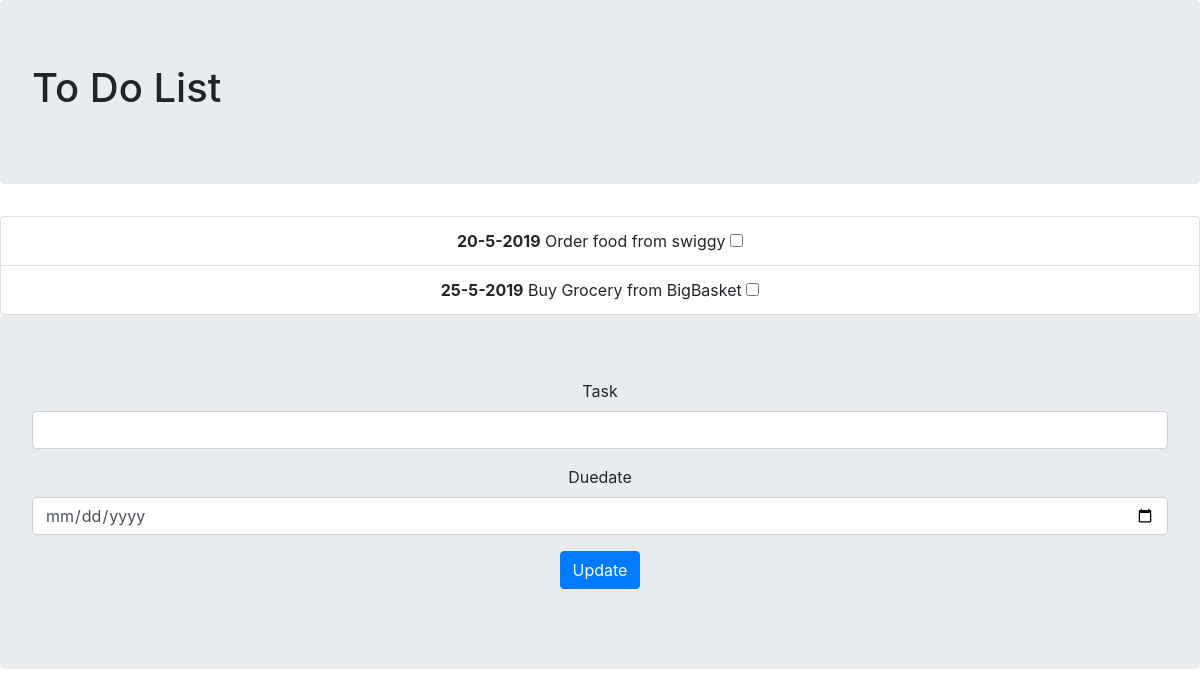
/, run on an earlier commit of the app's database.
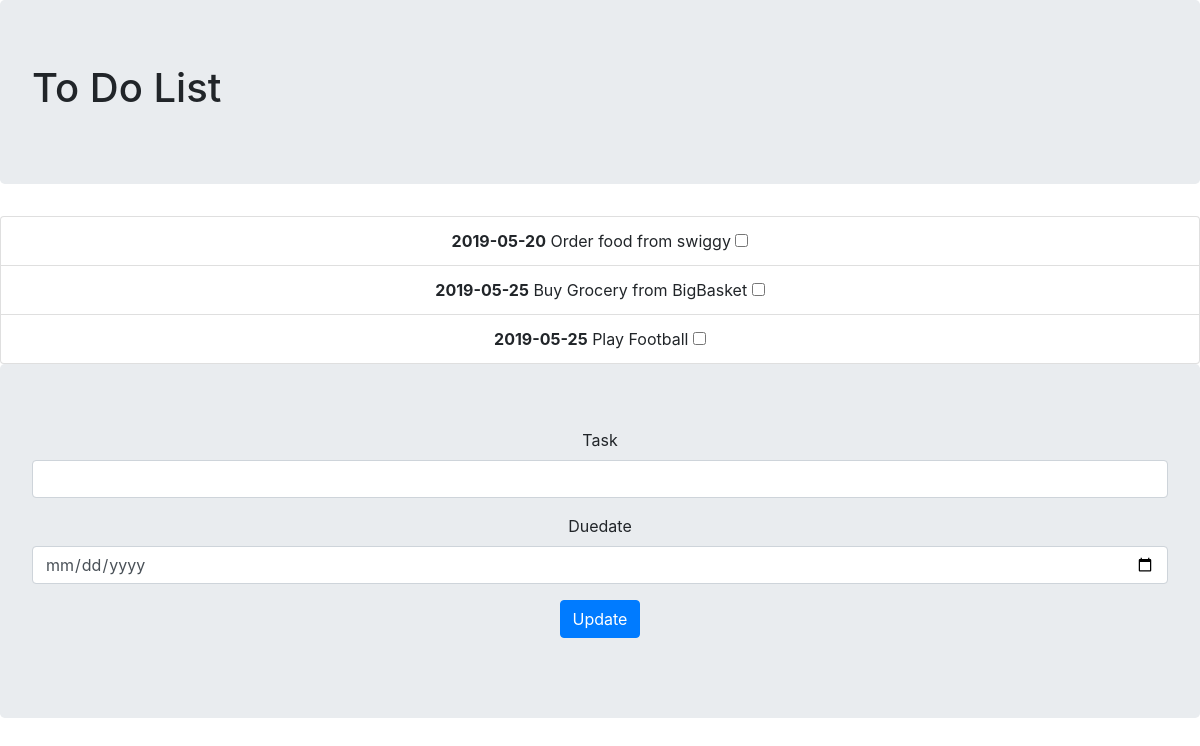
And on a later commit of the database.
### tables this page shows
CREATE TABLE TASKS
         (ID INT PRIMARY KEY     NOT NULL,
         Task           CHAR(100)    NOT NULL,
         Due_By        datetime         NOT NULL,
         Status        CHAR(50) );

### app.py (the view, shortened to what this page needs)
@app.route('/',methods=['GET','POST'])
def api_all():
    form=TaskEntry(request.form)
    conn = sqlite3.connect('Database/test.db')
    conn.row_factory = dict_factory
    cur = conn.cursor()
    tasks = cur.execute("SELECT * FROM TASKS where Status !='Finished' ;")
    return render_template('tasks.html',Tasks=tasks, form=form)

### app.py
class TaskEntry(Form):
    task=StringField('Task')
    date=DateField('Duedate')

### app.py (called while the page is built)
def dict_factory(cursor, row):
    d = {}
    for idx, col in enumerate(cursor.description):
        d[col[0]] = row[idx]
    return d

### templates/tasks.html
{% extends 'layout.html' %}
{% block body %}
{% from "includes/_formhelpers.html" import render_field %}
    <center>
        <ul class="list-group">
            {% for i in Tasks %}
                    <li class="list-group-item"><b>{{i.Due_By}}</b>{{" " + i.Task}} <input type="checkbox" name="Finished" value={{i.ID}} onclick=""></li>
            {% endfor %}
        </ul>
    </center>
    <div class="jumbotron text-center">
        {% from "includes/_formhelpers.html" import render_field %}
            <form method="POST" action="/">
                <div class="form-group">
                    {{render_field(form.task, class_="form-control")}}
                </div>
                <div class="form-group">
                        {{render_field(form.date, class_="form-control")}}
                </div>
                <p><input type="submit" class="btn btn-primary" value="Update"></p>
            </form>
    </div>
{% endblock %}

### templates/layout.html (shortened to what this page needs)
<!DOCTYPE html>
<html lang="en">
<head>
    <link rel="stylesheet" href="https://stackpath.bootstrapcdn.com/bootstrap/4.4.1/css/bootstrap.min.css">
</head>
<body bgcolor="grey">
    <div class="jumbotron text-centre">
        <h1>To Do List</h1>
    </div>
    {% block body %}{% endblock %}
</body>
</html>

### templates/includes/_formhelpers.html (shortened to what this page needs)
{% macro render_field(field) %}
    {{field.label}}
    {{ field(**kwargs)|safe}}
{% endmacro %}

What changed in the data, as far as the page shows it:
changed TASKS "Order food from swiggy": Due_By "20-5-2019" → "2019-05-20"
changed TASKS "Buy Grocery from BigBasket": Due_By "25-5-2019" → "2019-05-25"
added TASKS: Due_By "2019-05-25", Task "Play Football"
